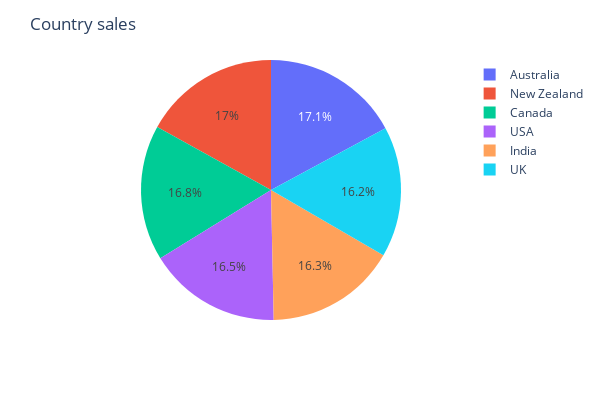

Write notebook code for a chart like this one.
### Code cell
fig=px.pie(
    sales_country,
    names="Country",
    values="Sales_Amount"
    
)
fig.update_layout(
    title="Country sales",
    width=600,
    height=400
    
)
fig.show()

### Figure 1 — Plotly figure (JSON) as saved in the notebook; plotly's stock layout.template omitted (floating-point values rounded to 4 significant figures)
{"data": [{"domain": {"x": [0, 1], "y": [0, 1]}, "hovertemplate": "Country=%{label}<br>Sales_Amount=%{value}<extra></extra>", "labels": ["Australia", "New Zealand", "Canada", "USA", "India", "UK"], "legendgroup": "", "name": "", "showlegend": true, "type": "pie", "values": [7895097, 7815955, 7761551, 7618989, 7507710, 7487585]}], "layout": {"height": 400, "legend": {"tracegroupgap": 0}, "margin": {"t": 60}, "title": {"text": "Country sales"}, "width": 600}}
